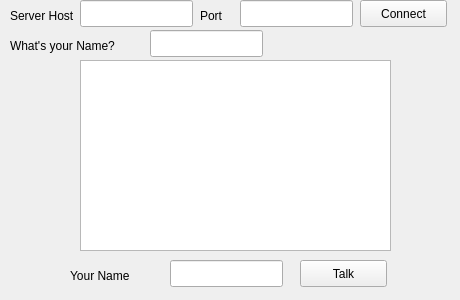
<?xml version="1.0" encoding="UTF-8"?>
<ui version="4.0">
 <class>Widget</class>
 <widget class="QWidget" name="Widget">
  <property name="geometry">
   <rect>
    <x>0</x>
    <y>0</y>
    <width>460</width>
    <height>300</height>
   </rect>
  </property>
  <property name="windowTitle">
   <string>Widget</string>
  </property>
  <widget class="QLabel" name="label">
   <property name="geometry">
    <rect>
     <x>10</x>
     <y>0</y>
     <width>71</width>
     <height>31</height>
    </rect>
   </property>
   <property name="text">
    <string>Server Host</string>
   </property>
  </widget>
  <widget class="QLabel" name="label_2">
   <property name="geometry">
    <rect>
     <x>200</x>
     <y>0</y>
     <width>58</width>
     <height>31</height>
    </rect>
   </property>
   <property name="text">
    <string>Port</string>
   </property>
  </widget>
  <widget class="QLineEdit" name="hostLineEdit">
   <property name="geometry">
    <rect>
     <x>80</x>
     <y>0</y>
     <width>113</width>
     <height>27</height>
    </rect>
   </property>
  </widget>
  <widget class="QLineEdit" name="portLineEdit">
   <property name="geometry">
    <rect>
     <x>240</x>
     <y>0</y>
     <width>113</width>
     <height>27</height>
    </rect>
   </property>
  </widget>
  <widget class="QLabel" name="nameShowLabel">
   <property name="geometry">
    <rect>
     <x>70</x>
     <y>260</y>
     <width>101</width>
     <height>31</height>
    </rect>
   </property>
   <property name="text">
    <string>Your Name</string>
   </property>
  </widget>
  <widget class="QPushButton" name="connectButton">
   <property name="geometry">
    <rect>
     <x>360</x>
     <y>0</y>
     <width>87</width>
     <height>27</height>
    </rect>
   </property>
   <property name="text">
    <string>Connect</string>
   </property>
  </widget>
  <widget class="QPushButton" name="talkButton">
   <property name="geometry">
    <rect>
     <x>300</x>
     <y>260</y>
     <width>87</width>
     <height>27</height>
    </rect>
   </property>
   <property name="text">
    <string>Talk</string>
   </property>
  </widget>
  <widget class="QLineEdit" name="talkLineEdit">
   <property name="geometry">
    <rect>
     <x>170</x>
     <y>260</y>
     <width>113</width>
     <height>27</height>
    </rect>
   </property>
  </widget>
  <widget class="QTextBrowser" name="textBrowser">
   <property name="geometry">
    <rect>
     <x>80</x>
     <y>60</y>
     <width>311</width>
     <height>191</height>
    </rect>
   </property>
  </widget>
  <widget class="QLineEdit" name="nameLineEdit">
   <property name="geometry">
    <rect>
     <x>150</x>
     <y>30</y>
     <width>113</width>
     <height>27</height>
    </rect>
   </property>
  </widget>
  <widget class="QLabel" name="nameLabel">
   <property name="geometry">
    <rect>
     <x>10</x>
     <y>30</y>
     <width>121</width>
     <height>31</height>
    </rect>
   </property>
   <property name="text">
    <string>What's your Name?</string>
   </property>
  </widget>
 </widget>
 <layoutdefault spacing="6" margin="11"/>
 <resources/>
 <connections/>
</ui>
